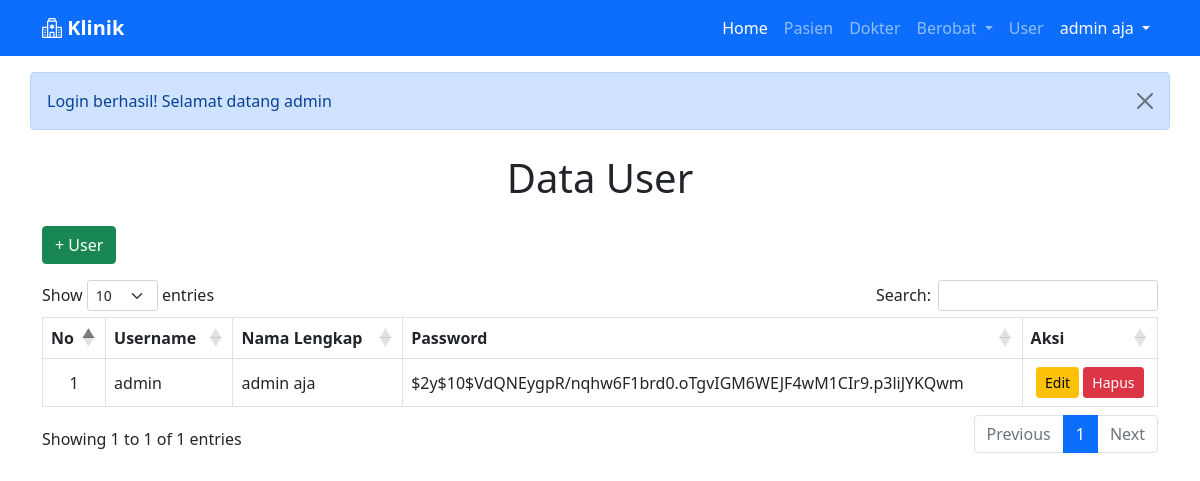
The page /user.php (signed in) on the database its author committed.
### tables this page shows
CREATE TABLE `user` (
  `id_user` int(11) NOT NULL,
  `username` varchar(20) NOT NULL,
  `password` varchar(100) NOT NULL,
  `nama_lengkap` varchar(40) NOT NULL,
  `added_by` varchar(50) NOT NULL,
  `update_by` varchar(50) DEFAULT NULL
);

### user.php (the view, shortened to what this page needs)
<?php include "layout/_header.php"; ?>
<div class="container">
    <h1 class="text-center my-4">Data User</h1>
    <?php if ($_SESSION['userdata']['logged_in']) : ?>
        <button type="button" class="btn btn-success mb-3" data-bs-toggle="modal" data-bs-target="#exampleModal">
            + User
        </button>
    <?php endif ?>
    <table class="table table-bordered table-hover" id="example">
        <thead>
            <tr class="text-center">
                <th>No</th>
                <th>Username</th>
                <th>Nama Lengkap</th>
                <?php if ($_SESSION['userdata']['logged_in']) : ?>
                    <th>Password</th>
                    <th>Aksi</th>
                <?php endif ?>
            </tr>
        </thead>
        <tbody>
            <?php
            $no = 1;
            $query = "SELECT * FROM user";
            $sql = mysqli_query($koneksi, $query);
            while ($user = mysqli_fetch_array($sql)) {
            ?>
                <tr>
                    <td class="text-center align-middle"><?= $no++ ?></td>
                    <td class="align-middle"><?= $user['username'] ?></td>
                    <td class="align-middle"><?= $user['nama_lengkap'] ?></td>
                    <?php if ($_SESSION['userdata']['logged_in']) : ?>
                        <td class="align-middle"><?= $user['password'] ?></td>
                        <td class="text-center align-middle">
                            <a href="edit_user.php?id_user=<?= base64_encode($user['id_user']) ?>" class="btn btn-warning btn-sm">Edit</a>
                            <a href="__controller.php?id_user=<?= base64_encode($user['id_user']) ?>" class="btn btn-danger btn-sm" onclick="return confirm('Apakah anda yakin ingin menghapus data user <?= $user['nama_user'] ?> ?')">Hapus</a>
                        </td>
                    <?php endif ?>
                </tr>
            <?php } ?>
        </tbody>
    </table>
</div>
<?php include "layout/_footer.php"; ?>

### rows shown on the page
user: username "admin", nama_lengkap "admin aja", password "$2y$10$VdQNEygpR/nqhw6F1brd0.oTgvIGM6WEJF4wM1CIr9.p3liJYKQwm"

### other values the page prints
$_SESSION['userdata']['nama_lengkap'] "admin aja"
$_SESSION['success'] "Login berhasil! Selamat datang admin"
